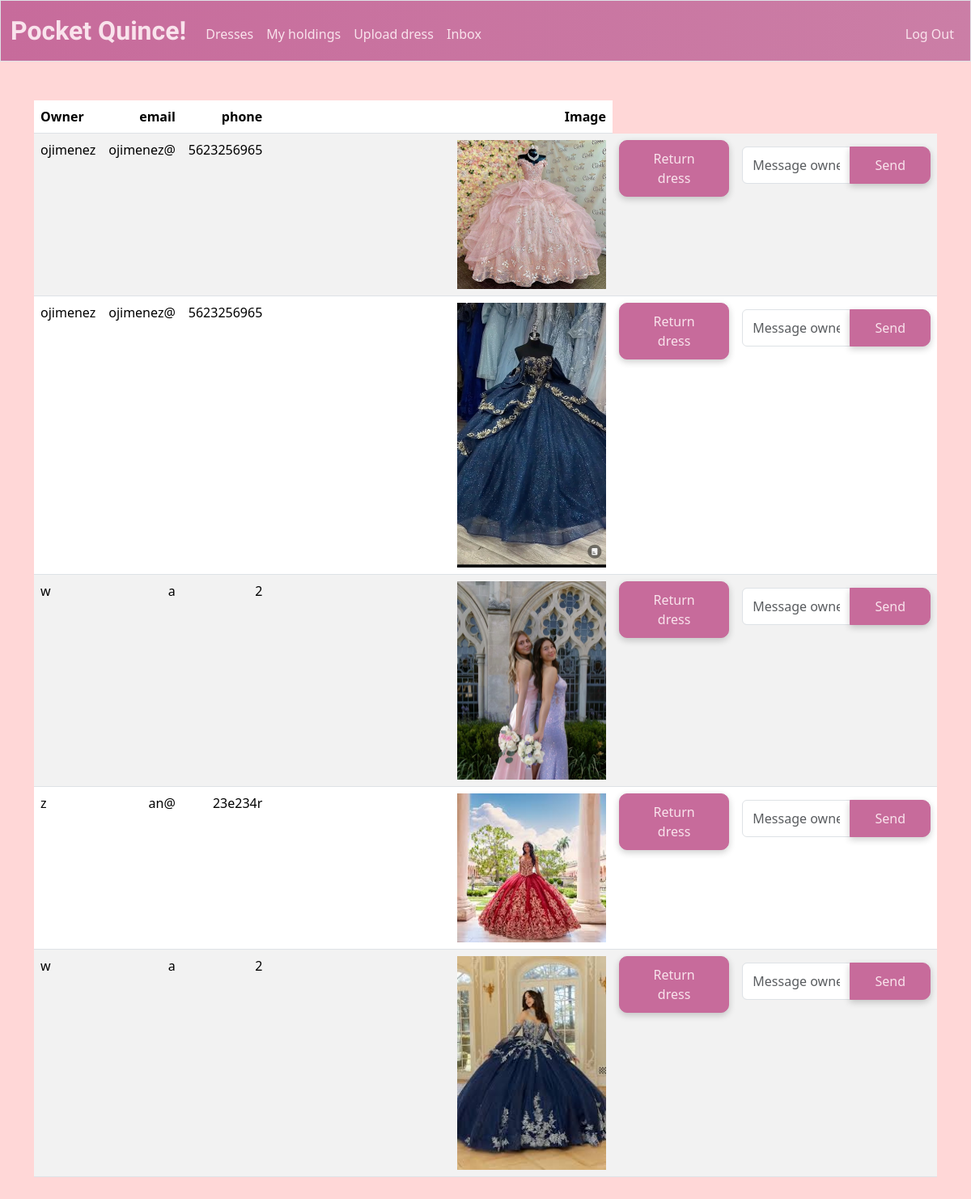
The page /holdings (signed in) on the database its author committed.
### tables this page shows
CREATE TABLE users (
id INTEGER PRIMARY KEY AUTOINCREMENT NOT NULL, 
username TEXT NOT NULL UNIQUE, 
email TEXT NOT NULL, 
phone TEXT NOT NULL, 
hash TEXT NOT NULL
);

CREATE TABLE dresses (
    id INTEGER PRIMARY KEY AUTOINCREMENT,
    size TEXT NOT NULL,
    color TEXT NOT NULL,
    owner INTEGER NOT NULL,
    image_url TEXT,
    time_posted TEXT NOT NULL DEFAULT CURRENT_TIMESTAMP,
    FOREIGN KEY (owner) REFERENCES users(id)
);

CREATE TABLE holdings (
id INTEGER PRIMARY KEY AUTOINCREMENT NOT NULL,
user_id INTEGER NOT NULL,
dress_id INTEGER NOT NULL,
rent_start TEXT NOT NULL DEFAULT CURRENT_TIMESTAMP,
rent_end TEXT,
FOREIGN KEY (user_id) REFERENCES users(id),
FOREIGN KEY (dress_id) REFERENCES dresses(id)
);

### app.py (the view)
@app.route("/holdings")
@login_required
def holdings():
    db = get_db()
    holdingBuffer = db.execute("SELECT * FROM dresses JOIN holdings as h on dresses.id = h.dress_id WHERE h.user_id = ? AND h.rent_end IS NULL ORDER BY h.rent_start DESC", (session["user_id"],)).fetchall()
    holdings = []
    for holding in holdingBuffer:
        holding = dict(holding)  # Convert Row object to dictionary not readonly to allow changes
        holding["owner_id"] = holding["owner"]
        owner = db.execute("SELECT username, email, phone FROM users WHERE id = ?", (holding["owner"],)).fetchone()
        holding["owner_name"] = owner["username"]
        holding["owner_email"] = owner["email"]
        holding["owner_phone"] = owner["phone"]
        holdings.append(holding)
    return render_template("holdings.html", holdings=holdings)

### app.py (called while the page is built)
def get_db():
    if "db" not in g:
        g.db = sqlite3.connect(DATABASE)
        g.db.row_factory = sqlite3.Row # Enable dictionary-like row access
    return g.db

@app.after_request
def after_request(response):
    response.headers["Cache-Control"] = "no-cache, no-store, must-revalidate"
    response.headers["Expires"] = 0
    response.headers["Pragma"] = "no-cache"
    return response

### help.py (called while the page is built)
def login_required(f):
    @wraps(f)
    def decorated_function(*args, **kwargs):
        if session.get("user_id") is None:
            return redirect("/login")
        return f(*args, **kwargs)
    return decorated_function

### templates/holdings.html (shortened to what this page needs)
{% extends "layout.html" %}
{% block main %}
    <table class = "table table-striped">
        <thead>
            <tr>
                <th class = "text-start">Owner</th>
                <th class = "text-end">email</th>
                <th class = "text-end">phone</th>
                <th class = "text-end">Image</th>
            </tr>
        </thead>
        <tbody>
            {% for dress in holdings %}
                <tr>
                    <td class = "text-start"> {{ dress["owner_name"] }}</td>
                    <td class = "text-end"> {{ dress["owner_email"]}}</td>
                    <td class = "text-end"> {{ dress["owner_phone"]}}</td>
                    <td class = "text-end"> <img src = "{{ dress['image_url'] }}" ></td>
                    <td>
                        <form action = "/returnDress" method = "post">
                            <button class="btn btn-primary" type="submit">Return dress</button>
                        </form>
                    </td>
                    <td>
                        <form action="/messages" method="post" class="mt-2">
                            <div class="input-group">
                                <input type="text" name="body" class="form-control" placeholder="Message owner..." required>
                                <button type="submit" class="btn btn-primary btn-sm">Send</button>
                            </div>
                        </form>
                    </td>
                 </tr>
              {% endfor %}
        </tbody>
    </table>
{% endblock %}

### static/style.css (style rules this page uses)
body { background-color: #FFD7D7; }
.btn-primary { background-color: #C76B9B; color: #F9E3EC; border-color: #C76B9B; font-size: 1rem; border-radius: 10px; padding: 10px 30px; box-shadow: 0px 3px 8px rgba(0, 0, 0, 0.2); }
.table { --bs-table-color-type: initial; --bs-table-bg-type: initial; --bs-table-color-state: initial; --bs-table-bg-state: initial; --bs-table-color: var(--bs-emphasis-color); --bs-table-bg: var(--bs-body-bg); --bs-table-border-color: var(--bs-border-color); --bs-table-accent-bg: transparent; --bs-table-striped-color: var(--bs-emphasis-color); --bs-table-striped-bg: rgba(var(--bs-emphasis-color-rgb), 0.05); --bs-table-active-color: var(--bs-emphasis-color); --bs-table-active-bg: rgba(var(--bs-emphasis-color-rgb), 0.1); --bs-table-hover-color: var(--bs-emphasis-color); --bs-table-hover-bg: rgba(var(--bs-emphasis-color-rgb), 0.075); width: 100%; margin-bottom: 1rem; vertical-align: top; border-color: var(--bs-table-border-color); }
form label, form button { background-color: #7f9ccb; padding: 5px 10px; border-radius: 5px; border: 1px ridge black; font-size: 0.8rem; height: auto; }
table img { height: 45%; width: 45%; order: 1; }

### rows shown on the page
users: owner_name "ojimenez" "ojimenez", owner_email "ojimenez@" "ojimenez@", owner_phone "5623256965" "5623256965"
dresses: image_url (picture)
dresses: image_url (picture)
holdings: owner_name "w", owner_email "a", owner_phone "2", image_url (picture)
users: owner_email "an@", owner_phone "23e234r"
dresses: image_url (picture)
holdings: owner_name "w", owner_email "a", owner_phone "2", image_url (picture)

### other values the page prints
{{ dress["owner_name"] }} "z"
